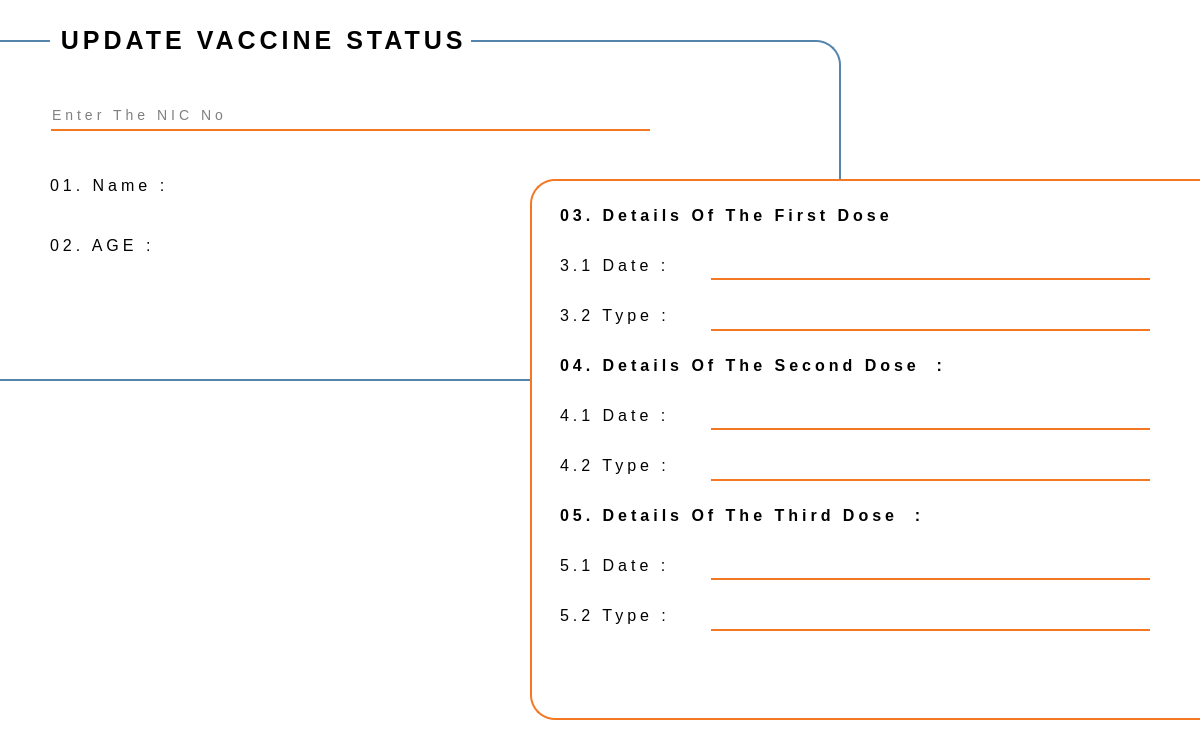
<?xml version="1.0" encoding="UTF-8"?>
<ui version="4.0">
 <class>Updatestatusscreen</class>
 <widget class="QDialog" name="Updatestatusscreen">
  <property name="geometry">
   <rect>
    <x>0</x>
    <y>0</y>
    <width>1200</width>
    <height>750</height>
   </rect>
  </property>
  <property name="windowTitle">
   <string>Co-vix</string>
  </property>
  <property name="styleSheet">
   <string notr="true">background-color: white;</string>
  </property>
  <widget class="QFrame" name="frame">
   <property name="geometry">
    <rect>
     <x>940</x>
     <y>20</y>
     <width>231</width>
     <height>91</height>
    </rect>
   </property>
   <property name="styleSheet">
    <string notr="true">background-image: url(&quot;:/Co-vix Images/Co-vix logo header.png&quot;);
 background-repeat: no-repeat;
border-style: none;
</string>
   </property>
   <property name="frameShape">
    <enum>QFrame::StyledPanel</enum>
   </property>
   <property name="frameShadow">
    <enum>QFrame::Raised</enum>
   </property>
  </widget>
  <widget class="QLabel" name="nameLbl_6">
   <property name="geometry">
    <rect>
     <x>560</x>
     <y>300</y>
     <width>111</width>
     <height>31</height>
    </rect>
   </property>
   <property name="font">
    <font>
     <pointsize>-1</pointsize>
     <bold>false</bold>
    </font>
   </property>
   <property name="styleSheet">
    <string notr="true">color: Black;
font-size: 16px;
letter-spacing: 4px;</string>
   </property>
   <property name="text">
    <string>3.2 Type :</string>
   </property>
  </widget>
  <widget class="QPushButton" name="updateButton">
   <property name="geometry">
    <rect>
     <x>1050</x>
     <y>660</y>
     <width>102</width>
     <height>42</height>
    </rect>
   </property>
   <property name="styleSheet">
    <string notr="true">background-image: url(&quot;:/Co-vix Images/UPDATE btn.png&quot;);
background-repeat: no-repeat;
</string>
   </property>
   <property name="text">
    <string/>
   </property>
   <property name="autoDefault">
    <bool>false</bool>
   </property>
   <property name="flat">
    <bool>true</bool>
   </property>
  </widget>
  <widget class="QLabel" name="nameLbl_5">
   <property name="geometry">
    <rect>
     <x>560</x>
     <y>250</y>
     <width>111</width>
     <height>31</height>
    </rect>
   </property>
   <property name="font">
    <font>
     <pointsize>-1</pointsize>
     <bold>false</bold>
    </font>
   </property>
   <property name="styleSheet">
    <string notr="true">color: Black;
font-size: 16px;
letter-spacing: 4px;</string>
   </property>
   <property name="text">
    <string>3.1 Date :</string>
   </property>
  </widget>
  <widget class="QLabel" name="nameLbl_7">
   <property name="geometry">
    <rect>
     <x>50</x>
     <y>20</y>
     <width>421</width>
     <height>41</height>
    </rect>
   </property>
   <property name="font">
    <font>
     <pointsize>-1</pointsize>
     <bold>true</bold>
    </font>
   </property>
   <property name="styleSheet">
    <string notr="true">color: Black;
font-size: 25px;
letter-spacing: 4px;</string>
   </property>
   <property name="text">
    <string> UPDATE VACCINE STATUS </string>
   </property>
  </widget>
  <widget class="QLabel" name="nameLbl_13">
   <property name="geometry">
    <rect>
     <x>560</x>
     <y>500</y>
     <width>381</width>
     <height>31</height>
    </rect>
   </property>
   <property name="font">
    <font>
     <pointsize>-1</pointsize>
     <bold>true</bold>
    </font>
   </property>
   <property name="styleSheet">
    <string notr="true">color: Black;
font-size: 16px;
letter-spacing: 4px;</string>
   </property>
   <property name="text">
    <string>05. Details Of The Third Dose  :</string>
   </property>
  </widget>
  <widget class="QLineEdit" name="lineEdit_5">
   <property name="geometry">
    <rect>
     <x>710</x>
     <y>300</y>
     <width>441</width>
     <height>31</height>
    </rect>
   </property>
   <property name="styleSheet">
    <string notr="true">border: none;
border-bottom: 2px solid #F47723;
border-radius: 1px ;</string>
   </property>
  </widget>
  <widget class="QLabel" name="nameLbl_12">
   <property name="geometry">
    <rect>
     <x>560</x>
     <y>450</y>
     <width>111</width>
     <height>31</height>
    </rect>
   </property>
   <property name="font">
    <font>
     <pointsize>-1</pointsize>
     <bold>false</bold>
    </font>
   </property>
   <property name="styleSheet">
    <string notr="true">color: Black;
font-size: 16px;
letter-spacing: 4px;</string>
   </property>
   <property name="text">
    <string>4.2 Type :</string>
   </property>
  </widget>
  <widget class="QLineEdit" name="lineEdit_10">
   <property name="geometry">
    <rect>
     <x>710</x>
     <y>600</y>
     <width>441</width>
     <height>31</height>
    </rect>
   </property>
   <property name="styleSheet">
    <string notr="true">border: none;
border-bottom: 2px solid #F47723;
border-radius: 1px ;</string>
   </property>
  </widget>
  <widget class="QLabel" name="nameLbl_11">
   <property name="geometry">
    <rect>
     <x>560</x>
     <y>400</y>
     <width>111</width>
     <height>31</height>
    </rect>
   </property>
   <property name="font">
    <font>
     <pointsize>-1</pointsize>
     <bold>false</bold>
    </font>
   </property>
   <property name="styleSheet">
    <string notr="true">color: Black;
font-size: 16px;
letter-spacing: 4px;</string>
   </property>
   <property name="text">
    <string>4.1 Date :</string>
   </property>
  </widget>
  <widget class="QLabel" name="nameLbl_15">
   <property name="geometry">
    <rect>
     <x>560</x>
     <y>550</y>
     <width>111</width>
     <height>31</height>
    </rect>
   </property>
   <property name="font">
    <font>
     <pointsize>-1</pointsize>
     <bold>false</bold>
    </font>
   </property>
   <property name="styleSheet">
    <string notr="true">color: Black;
font-size: 16px;
letter-spacing: 4px;</string>
   </property>
   <property name="text">
    <string>5.1 Date :</string>
   </property>
  </widget>
  <widget class="QPushButton" name="backButton">
   <property name="geometry">
    <rect>
     <x>1150</x>
     <y>130</y>
     <width>30</width>
     <height>30</height>
    </rect>
   </property>
   <property name="styleSheet">
    <string notr="true">background-color: white;
background-image: url(&quot;:/Co-vix Images/BACK Btn.png&quot;);
border: 0px solid #555555;</string>
   </property>
   <property name="text">
    <string/>
   </property>
  </widget>
  <widget class="QLabel" name="nameLbl_10">
   <property name="geometry">
    <rect>
     <x>560</x>
     <y>350</y>
     <width>381</width>
     <height>31</height>
    </rect>
   </property>
   <property name="font">
    <font>
     <pointsize>-1</pointsize>
     <bold>true</bold>
    </font>
   </property>
   <property name="styleSheet">
    <string notr="true">color: Black;
font-size: 16px;
letter-spacing: 4px;</string>
   </property>
   <property name="text">
    <string>04. Details Of The Second Dose  :</string>
   </property>
  </widget>
  <widget class="QLabel" name="nameLbl_14">
   <property name="geometry">
    <rect>
     <x>560</x>
     <y>600</y>
     <width>111</width>
     <height>31</height>
    </rect>
   </property>
   <property name="font">
    <font>
     <pointsize>-1</pointsize>
     <bold>false</bold>
    </font>
   </property>
   <property name="styleSheet">
    <string notr="true">color: Black;
font-size: 16px;
letter-spacing: 4px;</string>
   </property>
   <property name="text">
    <string>5.2 Type :</string>
   </property>
  </widget>
  <widget class="QLineEdit" name="lineEdit_9">
   <property name="geometry">
    <rect>
     <x>710</x>
     <y>450</y>
     <width>441</width>
     <height>31</height>
    </rect>
   </property>
   <property name="styleSheet">
    <string notr="true">border: none;
border-bottom: 2px solid #F47723;
border-radius: 1px ;</string>
   </property>
  </widget>
  <widget class="QLabel" name="nameLbl_4">
   <property name="geometry">
    <rect>
     <x>560</x>
     <y>200</y>
     <width>351</width>
     <height>31</height>
    </rect>
   </property>
   <property name="font">
    <font>
     <pointsize>-1</pointsize>
     <bold>true</bold>
    </font>
   </property>
   <property name="styleSheet">
    <string notr="true">color: Black;
font-size: 16px;
letter-spacing: 4px;</string>
   </property>
   <property name="text">
    <string>03. Details Of The First Dose  :</string>
   </property>
  </widget>
  <widget class="QFrame" name="frame_2">
   <property name="geometry">
    <rect>
     <x>10</x>
     <y>400</y>
     <width>461</width>
     <height>341</height>
    </rect>
   </property>
   <property name="styleSheet">
    <string notr="true">background-image: url(&quot;:/Co-vix Images/UPDATEVACCINESTATUSART.png&quot;);
 background-repeat: no-repeat;
border-style: none;</string>
   </property>
   <property name="frameShape">
    <enum>QFrame::StyledPanel</enum>
   </property>
   <property name="frameShadow">
    <enum>QFrame::Raised</enum>
   </property>
  </widget>
  <widget class="QFrame" name="frame_3">
   <property name="geometry">
    <rect>
     <x>530</x>
     <y>179</y>
     <width>731</width>
     <height>541</height>
    </rect>
   </property>
   <property name="styleSheet">
    <string notr="true">  border: 2px solid #F47723;
  border-radius: 25px;</string>
   </property>
   <property name="frameShape">
    <enum>QFrame::StyledPanel</enum>
   </property>
   <property name="frameShadow">
    <enum>QFrame::Raised</enum>
   </property>
   <widget class="QLineEdit" name="lineEdit_7">
    <property name="geometry">
     <rect>
      <x>180</x>
      <y>70</y>
      <width>441</width>
      <height>31</height>
     </rect>
    </property>
    <property name="styleSheet">
     <string notr="true">border: none;
border-bottom: 2px solid #F47723;
border-radius: 1px ;</string>
    </property>
   </widget>
   <widget class="QLineEdit" name="lineEdit_8">
    <property name="geometry">
     <rect>
      <x>180</x>
      <y>220</y>
      <width>441</width>
      <height>31</height>
     </rect>
    </property>
    <property name="styleSheet">
     <string notr="true">border: none;
border-bottom: 2px solid #F47723;
border-radius: 1px ;</string>
    </property>
   </widget>
   <widget class="QLineEdit" name="lineEdit_11">
    <property name="geometry">
     <rect>
      <x>180</x>
      <y>370</y>
      <width>441</width>
      <height>31</height>
     </rect>
    </property>
    <property name="styleSheet">
     <string notr="true">border: none;
border-bottom: 2px solid #F47723;
border-radius: 1px ;</string>
    </property>
   </widget>
  </widget>
  <widget class="QFrame" name="frame_4">
   <property name="geometry">
    <rect>
     <x>-50</x>
     <y>40</y>
     <width>891</width>
     <height>341</height>
    </rect>
   </property>
   <property name="styleSheet">
    <string notr="true">  border: 2px solid #5584AC;
  border-radius: 25px;</string>
   </property>
   <property name="frameShape">
    <enum>QFrame::StyledPanel</enum>
   </property>
   <property name="frameShadow">
    <enum>QFrame::Raised</enum>
   </property>
   <widget class="QPushButton" name="searchButton">
    <property name="geometry">
     <rect>
      <x>720</x>
      <y>50</y>
      <width>102</width>
      <height>42</height>
     </rect>
    </property>
    <property name="styleSheet">
     <string notr="true">background-image: url(&quot;:/Co-vix Images/SEARCH  btn.png&quot;);
background-repeat: no-repeat;
border-style: none;
</string>
    </property>
    <property name="text">
     <string/>
    </property>
    <property name="autoDefault">
     <bool>false</bool>
    </property>
    <property name="flat">
     <bool>true</bool>
    </property>
   </widget>
   <widget class="QLineEdit" name="lineEdit_6">
    <property name="geometry">
     <rect>
      <x>100</x>
      <y>60</y>
      <width>601</width>
      <height>31</height>
     </rect>
    </property>
    <property name="styleSheet">
     <string notr="true">border: none;
border-bottom: 2px solid #F47723;
border-radius: 1px ;
color: Black;
font-size: 14px;
letter-spacing: 4px;</string>
    </property>
    <property name="placeholderText">
     <string>Enter The NIC No</string>
    </property>
   </widget>
   <widget class="QLabel" name="nameLbl_8">
    <property name="geometry">
     <rect>
      <x>230</x>
      <y>190</y>
      <width>311</width>
      <height>31</height>
     </rect>
    </property>
    <property name="font">
     <font>
      <pointsize>-1</pointsize>
      <bold>false</bold>
     </font>
    </property>
    <property name="styleSheet">
     <string notr="true">color: Black;
font-size: 16px;
letter-spacing: 4px;
border-style: none;</string>
    </property>
    <property name="text">
     <string/>
    </property>
   </widget>
   <widget class="QLabel" name="nameLbl">
    <property name="geometry">
     <rect>
      <x>100</x>
      <y>130</y>
      <width>121</width>
      <height>31</height>
     </rect>
    </property>
    <property name="font">
     <font>
      <pointsize>-1</pointsize>
      <bold>false</bold>
     </font>
    </property>
    <property name="styleSheet">
     <string notr="true">color: Black;
font-size: 16px;
letter-spacing: 4px;
border-style: none;</string>
    </property>
    <property name="text">
     <string>01. Name : </string>
    </property>
   </widget>
   <widget class="QLabel" name="nameLbl_3">
    <property name="geometry">
     <rect>
      <x>240</x>
      <y>130</y>
      <width>301</width>
      <height>31</height>
     </rect>
    </property>
    <property name="font">
     <font>
      <pointsize>-1</pointsize>
      <bold>false</bold>
     </font>
    </property>
    <property name="styleSheet">
     <string notr="true">color: Black;
font-size: 16px;
letter-spacing: 4px;
border-style: none;</string>
    </property>
    <property name="text">
     <string/>
    </property>
   </widget>
   <widget class="QLabel" name="nameLbl_2">
    <property name="geometry">
     <rect>
      <x>100</x>
      <y>190</y>
      <width>121</width>
      <height>31</height>
     </rect>
    </property>
    <property name="font">
     <font>
      <pointsize>-1</pointsize>
      <bold>false</bold>
     </font>
    </property>
    <property name="styleSheet">
     <string notr="true">color: Black;
font-size: 16px;
letter-spacing: 4px;
border-style: none;</string>
    </property>
    <property name="text">
     <string>02. AGE :</string>
    </property>
   </widget>
   <widget class="QPushButton" name="confirmButton">
    <property name="geometry">
     <rect>
      <x>100</x>
      <y>250</y>
      <width>102</width>
      <height>42</height>
     </rect>
    </property>
    <property name="styleSheet">
     <string notr="true">background-image: url(&quot;:/Co-vix Images/CONFIRM btn.png&quot;);
background-repeat: no-repeat;
border-style: none;
</string>
    </property>
    <property name="text">
     <string/>
    </property>
    <property name="autoDefault">
     <bool>false</bool>
    </property>
    <property name="flat">
     <bool>true</bool>
    </property>
   </widget>
  </widget>
  <zorder>frame_4</zorder>
  <zorder>frame_3</zorder>
  <zorder>frame</zorder>
  <zorder>nameLbl_6</zorder>
  <zorder>updateButton</zorder>
  <zorder>nameLbl_5</zorder>
  <zorder>nameLbl_7</zorder>
  <zorder>nameLbl_13</zorder>
  <zorder>lineEdit_5</zorder>
  <zorder>nameLbl_12</zorder>
  <zorder>lineEdit_10</zorder>
  <zorder>nameLbl_11</zorder>
  <zorder>nameLbl_15</zorder>
  <zorder>backButton</zorder>
  <zorder>nameLbl_10</zorder>
  <zorder>nameLbl_14</zorder>
  <zorder>lineEdit_9</zorder>
  <zorder>nameLbl_4</zorder>
  <zorder>frame_2</zorder>
 </widget>
 <resources/>
 <connections/>
</ui>
